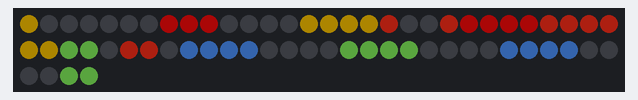
A sketch run on a simulated ESP32. Shown: 64 RGB LEDs in strip order, left to right, continuing on the next row. Dim RGB values are drawn brighter than linear.

Above: at 0.1 s.

The sketch:

ws2812-led-matrix-fast-led.ino
```cpp
#include "FastLED.h"

byte bright = 50; // luminosité des LEDs
byte baza = 0;

#define NUM_LEDS 64
#define PIN 2
CRGB leds[NUM_LEDS];

int image[] = { 0xf6c000, 0x000000, 0x000000, 0x000000, 0x000000, 0x000000, 0x000000, 0xe80f0c,
0xe80f0c, 0xe80f0c, 0x000000, 0x000000, 0x000000, 0x000000, 0xf6c000, 0xf6c000,
0xf6c000, 0xf6c000, 0xff2f1b, 0x000000, 0x000000, 0xff2f1b, 0xe80f0c, 0xe80f0c,
0xe80f0c, 0xe80f0c, 0xff2f1b, 0xff2f1b, 0xff2f1b, 0xff2f1b, 0xf6c000, 0xf6c000,
0x6ec54f, 0x6ec54f, 0x000000, 0xff2f1b, 0xff2f1b, 0x000000, 0x5092ff, 0x5092ff,
0x5092ff, 0x5092ff, 0x000000, 0x000000, 0x000000, 0x000000, 0x6ec54f, 0x6ec54f,
0x6ec54f, 0x6ec54f, 0x000000, 0x000000, 0x000000, 0x000000, 0x5092ff, 0x5092ff,
0x5092ff, 0x5092ff, 0x000000, 0x000000, 0x000000, 0x000000, 0x6ec54f, 0x6ec54f }; // GMAIL

// int image[] = { 0x000000, 0x000000, 0xe80f0c, 0xe80f0c, 0xe80f0c, 0xe80f0c, 0x000000, 0x000000,
// 0x000000, 0xe80f0c, 0x000000, 0x000000, 0x000000, 0x000000, 0xe80f0c, 0x000000,
// 0xe80f0c, 0x000000, 0xe80f0c, 0xe80f0c, 0xe80f0c, 0xe80f0c, 0xe80f0c, 0xe80f0c,
// 0xe80f0c, 0x000000, 0x000000, 0x000000, 0xe80f0c, 0x000000, 0x000000, 0xe80f0c,
// 0xe80f0c, 0x000000, 0x000000, 0x000000, 0xe80f0c, 0x000000, 0x000000, 0xe80f0c,
// 0xe80f0c, 0x000000, 0xe80f0c, 0xe80f0c, 0xe80f0c, 0xe80f0c, 0xe80f0c, 0xe80f0c,
// 0x000000, 0xe80f0c, 0x000000, 0x000000, 0x000000, 0x000000, 0xe80f0c, 0x000000,
// 0x000000, 0x000000, 0xe80f0c, 0xe80f0c, 0xe80f0c, 0xe80f0c, 0x000000, 0x000000 }; // Z

void setup() {
  FastLED.addLeds <WS2812, PIN, GRB>(leds, NUM_LEDS);//.setCorrection(TypicalLEDStrip);
  FastLED.setBrightness(bright);
}

void loop() {
    for (int i = 0; i < NUM_LEDS; i++) {
      leds[i] = image[i];//CHSV(baza+ i * 5, 255, 255);
    }
    // leds[(baza - 1) % 64] = 0x000000;
    // leds[baza % 64] = 0xFF0000;
    baza++;
    FastLED.setBrightness(bright);
    FastLED.show();
    delay(50);
}
```
